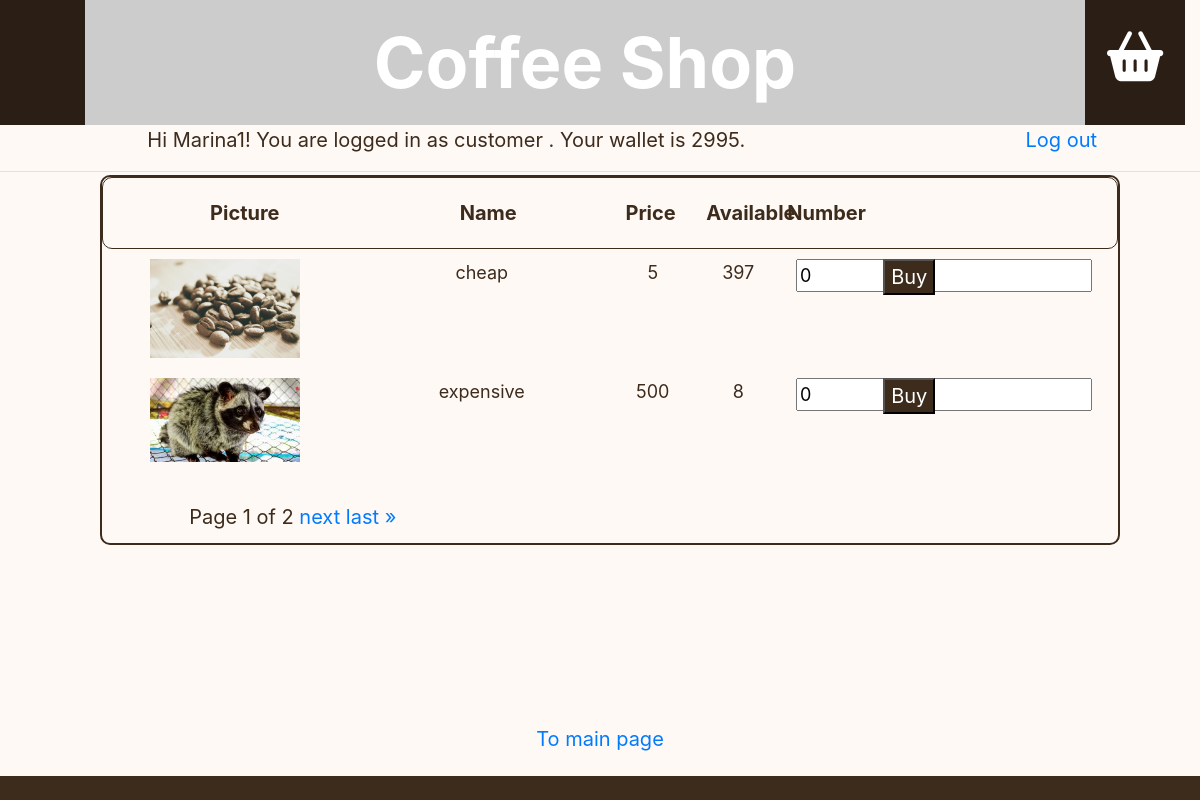
Page /products_list/ (signed in) on the committed database.
### shop_app/models.py (models this page shows, shortened)
class Customer(AbstractUser):
    wallet = models.PositiveIntegerField(default=1000)

class Product(models.Model):
    picture = models.ImageField(max_length=100, blank=True, null=True)
    title = models.CharField(max_length=30, unique=True)
    text = models.CharField(max_length=100, blank=True, null=True)
    price = models.PositiveIntegerField(blank=True, null=True)
    quantity = models.PositiveIntegerField(default=0)

### shop_app/views.py (the view)
# urls.py: path('products_list/', cls.ProductListView.as_view(), name='products_list'),
class ProductListView(ListView):
    model = Product
    paginate_by = 2
    template_name = 'products_list.html'
    queryset = Product.objects.all()
    ordering = ['title']
    def get_context_data(self, **kwargs):
        context = super().get_context_data(**kwargs)
        context.update(
            {'purchase_form': PurchaseForm,
             })
        return context

### templates/products_list.html (shortened to what this page needs)
{% extends 'base.html' %}
{% block content %}
<div class="row" style="border:solid 1px rgb(61, 43, 28); border-radius:10px; font-weight:bold;
    padding:20px; text-align:center; margin:0px;">
    <div class="col-3">
        Picture
    </div>
    <div class="col-3">
        Name
    </div>
    <div class="col-1">
        Price
    </div>
    <div class="col-1">
        Available
    </div>
    <div class="col-1">
        {% if request.user.is_authenticated %}
        Number
        {% endif %}
    </div>
    <div class="col-3">
    </div>
</div>
{% for object in page_obj %}
<div class="row" style="font-size:18px; padding:10px; text-align:center;">
    <div class="col-3">
        <img src="{% if object.picture %}{{ object.picture.url }}{% endif %}" width="150">
    </div>
    <div class="col-3">
        {{object.title}}
    </div>
    <div class="col-1">
        {{object.price}}
    </div>
    <div class="col-1">
        {{object.quantity}}
    </div>
    <div class="col-2">
        {% if request.user.is_authenticated %}
        <form method="post" action="{% url 'purchase_create' %}">
            <div class="row">
                <div class="col-6">
                    {{ purchase_form.cnt }}
                </div>
                <div class="col-6">
                    <input type="submit" value="Buy"
                           style="font-size: 20px; color:white; background-color: rgb(61, 43, 28);">
                </div>
            </div>
        </form>
        {% endif %}
    </div>
    <div class="col-1"></div>
    <div class="col-1">
    </div>
</div>
{% endfor %}
<div class="row" style="padding:30px 0 0 0;">
    <div class="col-1"></div>
    <div class="col-10">
        <div class="pagination">
    <span class="step-links">
        <span class="current">
            Page {{ page_obj.number }} of {{ page_obj.paginator.num_pages }}
        </span>
        {% if page_obj.has_next %}
            <a href="?page={{ page_obj.next_page_number }}">next</a>
            <a href="?page={{ page_obj.paginator.num_pages }}">last &raquo;</a>
        {% endif %}
    </span>
        </div>
    </div>
    <div class="col-1"></div>
</div>
{% endblock %}
{% block links %}
<a href="{% url 'index' %}">To main page</a>
{% endblock%}

### templates/base.html (shortened to what this page needs)
<!DOCTYPE html>
<html lang="en">
<head>
    <link rel="stylesheet" href="https://stackpath.bootstrapcdn.com/bootstrap/4.3.1/css/bootstrap.min.css"
>
</head>
<body style="background-color:rgb(255, 249, 246);">
<header style="width:100%">
    <div class="row"
         style="background-color: rgb(43, 31, 21); color: white; font-size:50px; width:100%;">
         <div class="col-1" style="text-align:center; padding:20px;">
        </div>
        <div class="col-10" style="text-align:center; padding:10px; background-image:url(https://i.picsum.photos/id/766/1300/150.jpg); font-size:70px; font-weight: bold;"> Coffee Shop</div>
        <div class="col-1" style="text-align:center; padding:20px;">
            {% if request.user.is_authenticated %}
            <a href="{% url 'basket' %}"><i class="fas fa-shopping-basket" style="color:white;"></i></a>
            {% endif %}
        </div>
    </div>
    <div class="row" style="color:rgb(61, 43, 28); font-size:20px;">
        <div class="col-9" style="text-align:center;">
            {% if request.user.is_authenticated %}
            Hi {{user.username}}! You are logged in
            {% if request.user.is_superuser %}
            as admin
            {% else %}
            as customer
            {% endif %}.
            Your wallet is {{user.wallet}}.
            {% else %}
            You aren't authorized! To buy products you must login!
            {% endif %}
        </div>
        <div class="col-3" style="text-align:center;">
            {% if request.user.is_authenticated %}
            <a href="{% url 'logout' %}">Log out</a>
            {% endif %}
        </div>
    </div>
</header>
<hr>
<div style="color:rgb(61, 43, 28); text-align:left; font-size: 20px; border:2px solid rgb(61, 43, 28); border-radius:10px;
margin: 0 100px 0 100px; width:85%; position:fixed; top:175px; bottom:12%; height:370px;">
    {% block content %}
    {% endblock %}
</div>
<div style="padding:20px; color:rgb(61, 43, 28); text-align:center; font-size: 20px; position: fixed; width: 100%; top: 88%; bottom: 3%">
    {% block links %}
    {% endblock%}
</div>
<footer class="footer"
        style="color: white; text-align: center; background-color: rgb(61, 43, 28); position: fixed; width: 100%; top: 97%; bottom: 0%">
</footer>
</body>
</html>

### rows in the picture
Customer: username "Marina1", wallet "2995"
Product: picture (picture), title "cheap", price "5", quantity "397", cnt "0"
Product: picture (picture), title "expensive", price "500", quantity "8", cnt "0"

### other values in the picture
{{ page_obj.number }} "1"
{{ page_obj.paginator.num_pages }} "2"
